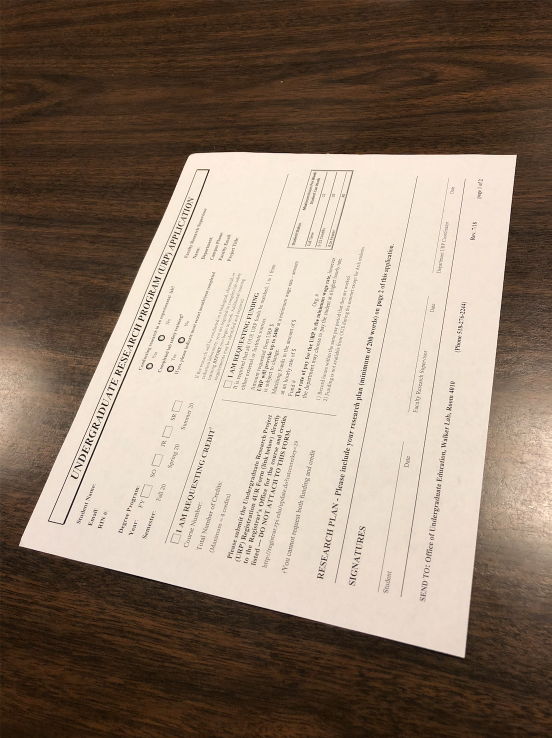
#> input picture assets/urop_form.png, 1104 x 1476 px (shown at 1/2 size)
$ python edge_detection.py --image assets/urop_form.png
#> lines starting #> are read from the running program, lines starting #| are printed output that depends on the picture; after the words box and inside, x2 and y2 are one past the last pixel; in counts of white or black regions, pixels touching at a corner belong together
# import the necessary packages
# from pyimagesearch.transform import four_point_transform
from skimage.filters import threshold_local
import numpy as np
import argparse
import cv2
import imutils

# construct the argument parser and parse the arguments
ap = argparse.ArgumentParser()
ap.add_argument("-i", "--image", required=True,
                help="Path to the image to be scanned")
args = vars(ap.parse_args())

# load the image and compute the ratio of the old height
# to the new height, clone it, and resize it
image = cv2.imread(args["image"])
#> image is the input picture: shape (1476, 1104, 3); mean B, G, R 111, 126.8, 144.6
ratio = image.shape[0] / 500.0
#> ratio = 2.95
orig = image.copy()
image = imutils.resize(image, height=500)
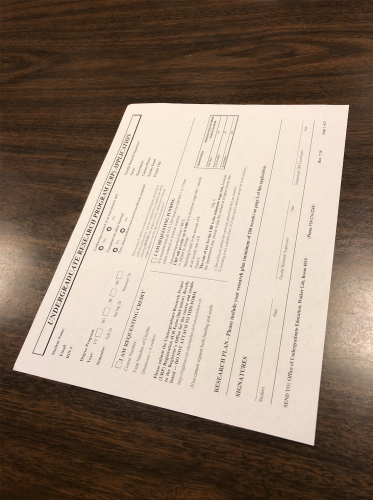
#> image: shape (500, 373, 3); mean B, G, R 111, 126.8, 144.6

# convert the image to grayscale, blur it, and find edges
# in the image
gray = cv2.cvtColor(image, cv2.COLOR_BGR2GRAY)
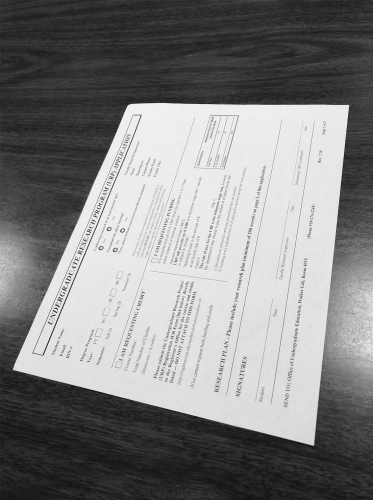
#> gray: shape (500, 373); min 14, max 242, mean 130.3
gray = cv2.GaussianBlur(gray, (5, 5), 0)
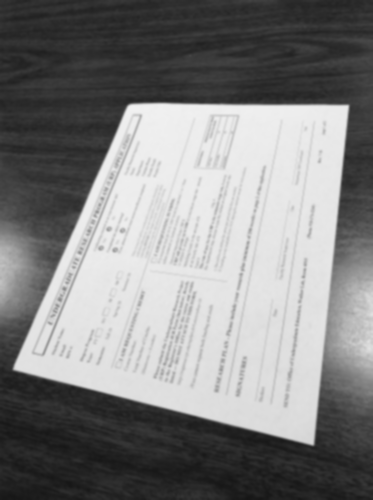
#> gray: shape (500, 373); min 21, max 241, mean 130.3
edged = cv2.Canny(gray, 75, 200)
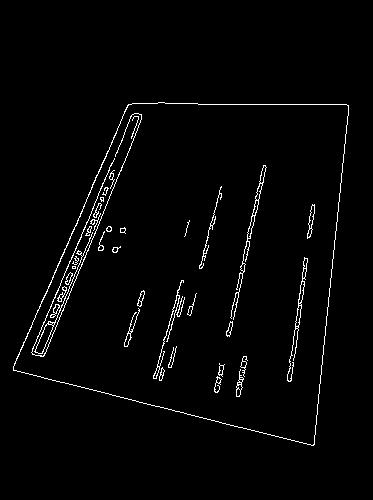
#> edged: shape (500, 373); 2.1% white in thin lines or dots, all inside (x1, y1, x2, y2) = (13, 102, 349, 446)

# show the original image and the edge detected image
print("STEP 1: Edge Detection")
cv2.imshow("Image", image)
cv2.imshow("Edged", edged)
cv2.waitKey(0)
cv2.destroyAllWindows()
